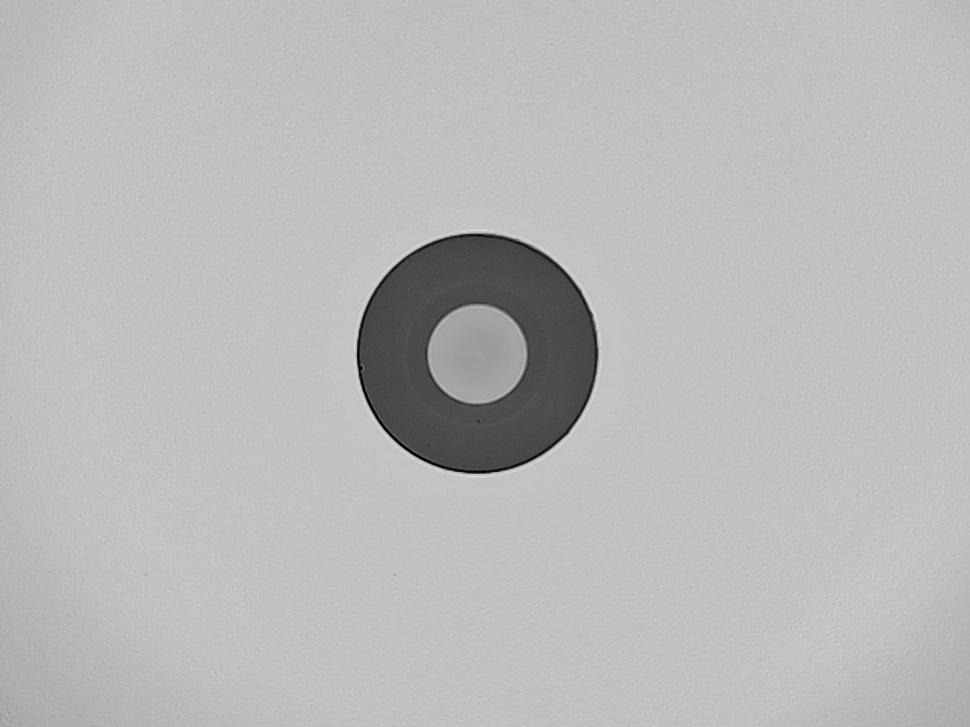
#> input picture samples2/img38.jpg, 970 x 727 px, shrunk from 1152 x 864 before the run, found by its file name
$ python simple_lei_detector.py
#> lines starting #> are read from the running program, lines starting #| are printed output that depends on the picture
import cv2
import numpy as np

# Load image
img_path = r"C:\Users\Saem1001\Documents\GitHub\OpenCV-Practice\samples2\img38.jpg"
image = cv2.imread(img_path, cv2.IMREAD_GRAYSCALE)
#> image is the input picture: shape (727, 970); min 0, max 225, mean 185.2

# Enhance
enhanced = cv2.equalizeHist(image)

# Detect scratches using simple edge detection at multiple angles
angles = [0, 45, 90, 135]
result = np.zeros_like(enhanced)

for angle in angles:
    # Rotate image
    center = (enhanced.shape[1] // 2, enhanced.shape[0] // 2)
    M = cv2.getRotationMatrix2D(center, angle, 1.0)
    rotated = cv2.warpAffine(enhanced, M, (enhanced.shape[1], enhanced.shape[0]))

    # Detect horizontal edges in rotated image
    kernel = np.array([[-1, -1, -1], [2, 2, 2], [-1, -1, -1]])
    edges = cv2.filter2D(rotated, -1, kernel)

    # Rotate back
    M_inv = cv2.getRotationMatrix2D(center, -angle, 1.0)
    edges_back = cv2.warpAffine(edges, M_inv, (enhanced.shape[1], enhanced.shape[0]))

    # Threshold and combine
    _, binary = cv2.threshold(edges_back, 127, 255, cv2.THRESH_BINARY)
    result = cv2.bitwise_or(result, binary)
#> this loop made 4 passes
#> pass 1, `_, binary = cv2.threshold(edges_back, 127, 255, cv2.THRESH_BINARY)`:
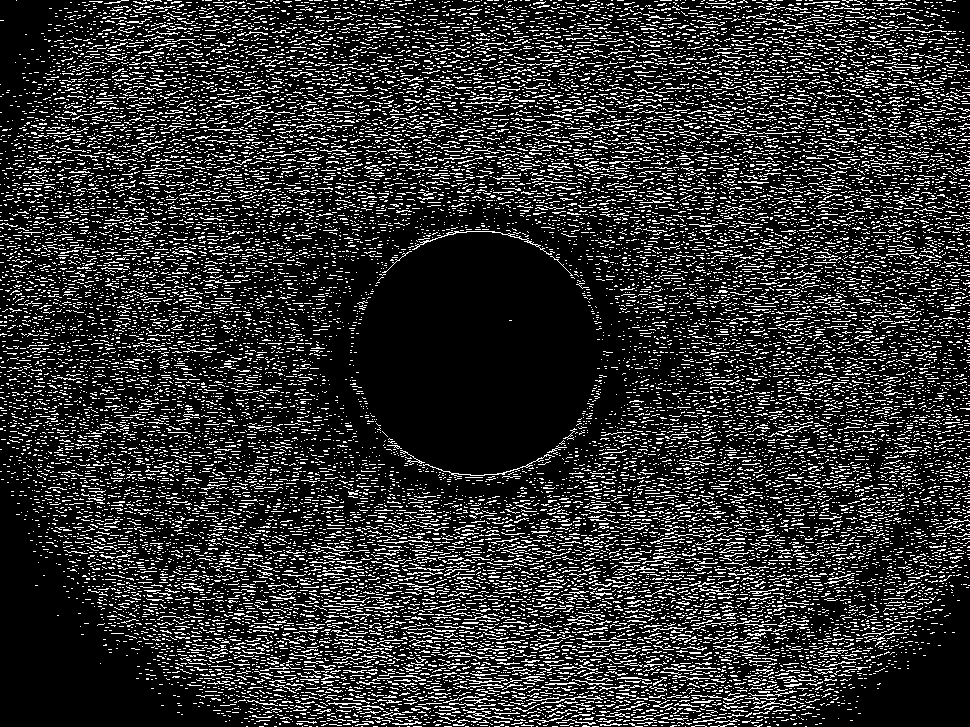
#> binary: shape (727, 970); 18.6% white in thin lines or dots
#> after the loop:
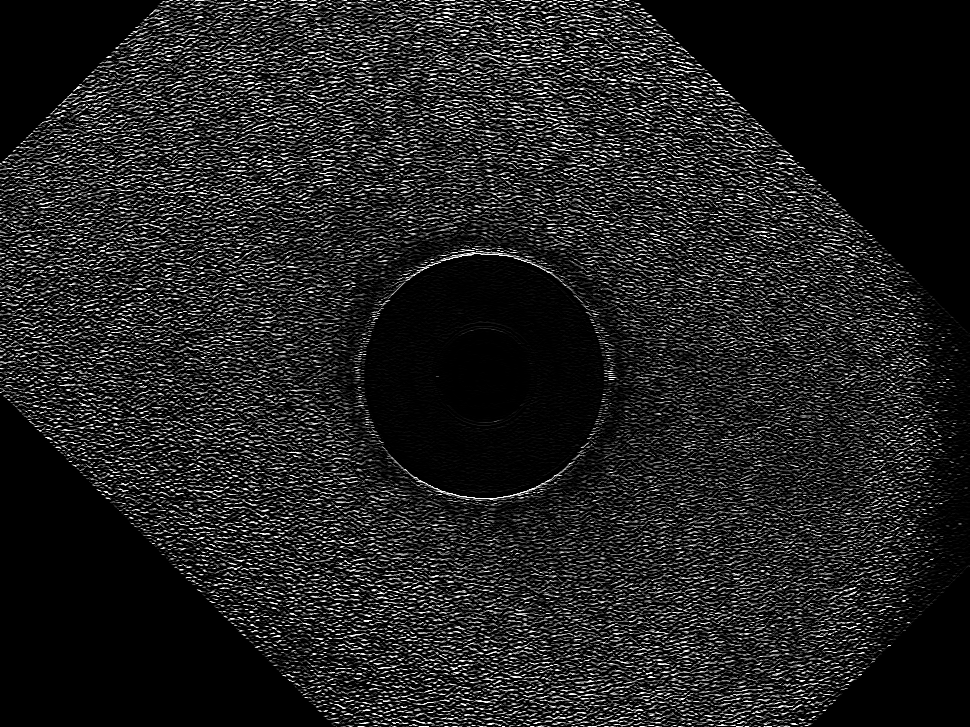
#> edges: shape (727, 970); min 0, max 255, mean 33.4
#> after the loop:
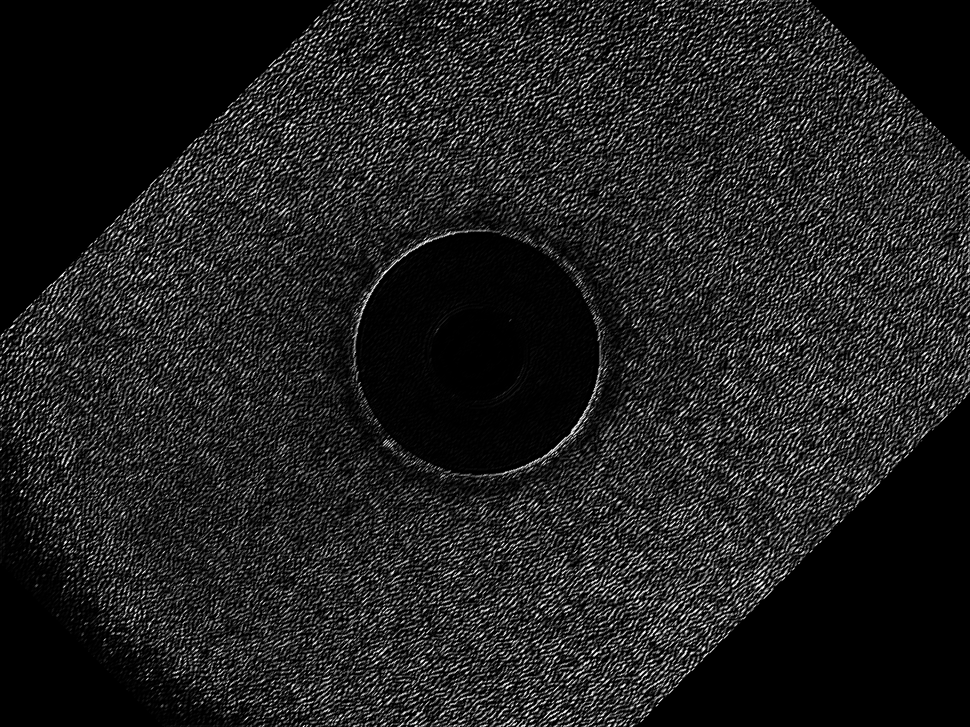
#> edges_back: shape (727, 970); min 0, max 255, mean 33.4
#> after the loop:
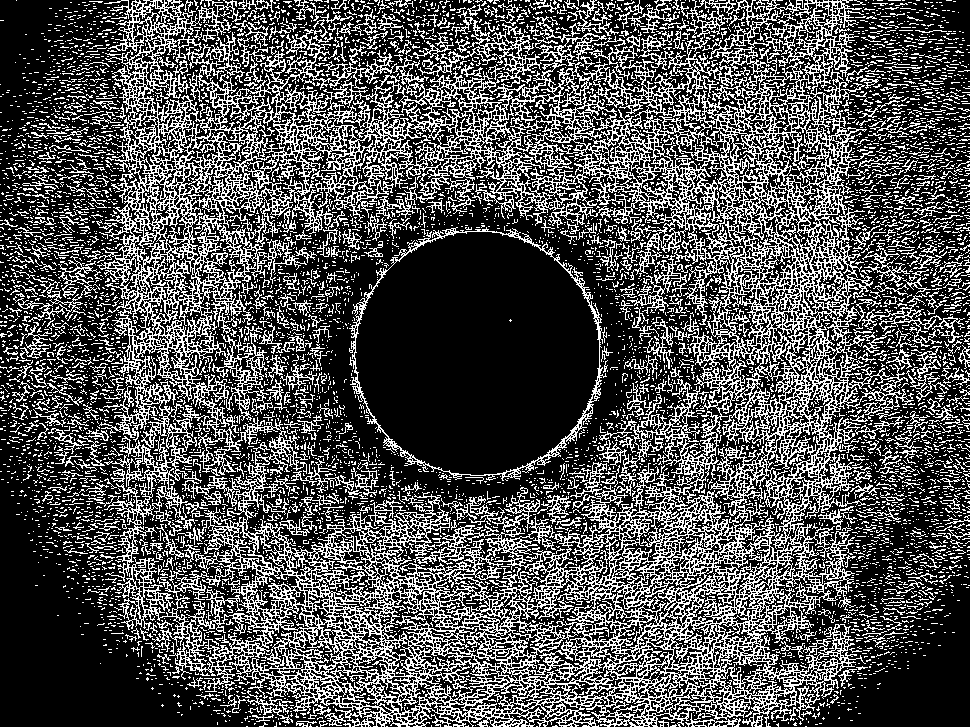
#> result: shape (727, 970); 31.7% white in thin lines or dots
#> after the loop:
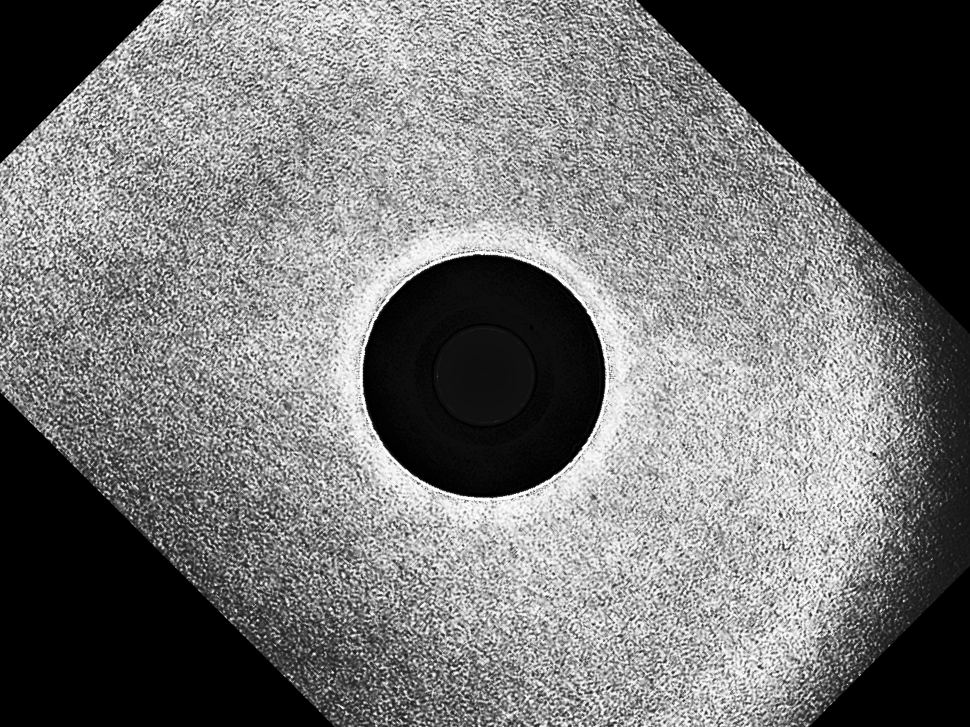
#> rotated: shape (727, 970); min 0, max 255, mean 115.6

# Clean up
kernel = cv2.getStructuringElement(cv2.MORPH_RECT, (3, 1))
result = cv2.morphologyEx(result, cv2.MORPH_CLOSE, kernel)
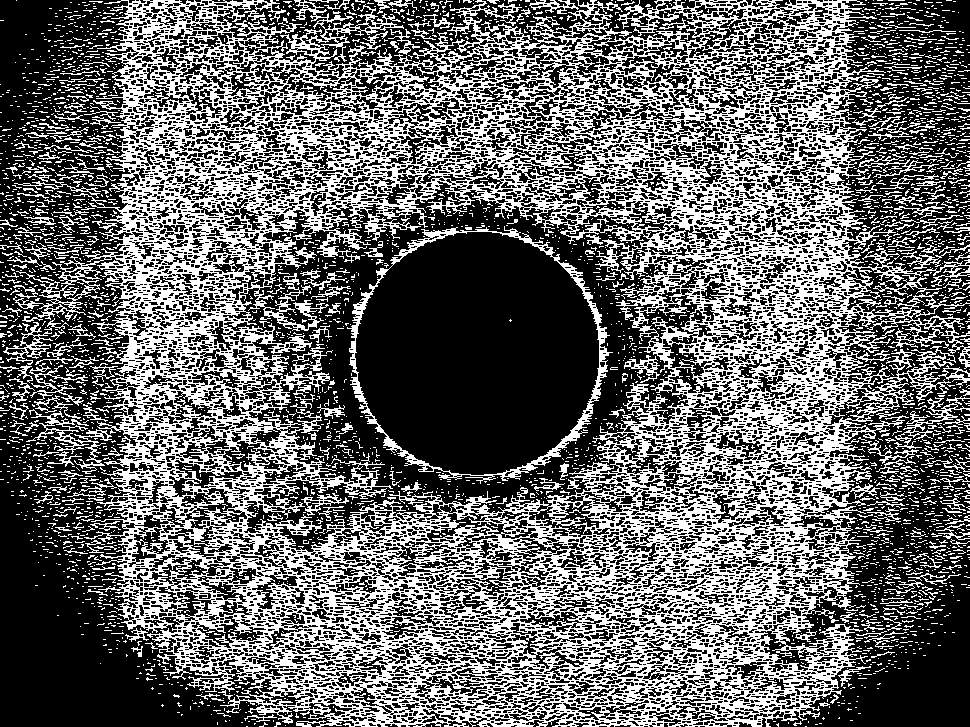
#> result: shape (727, 970); 39.9% white in thin lines or dots

# Save result
cv2.imwrite('lei_detection_result.jpg', result)
print(f"Detected {np.sum(result > 0)} scratch pixels")
#| Detected 281454 scratch pixels

$ run again, with samples2/img35.jpg copied over samples2/img38.jpg
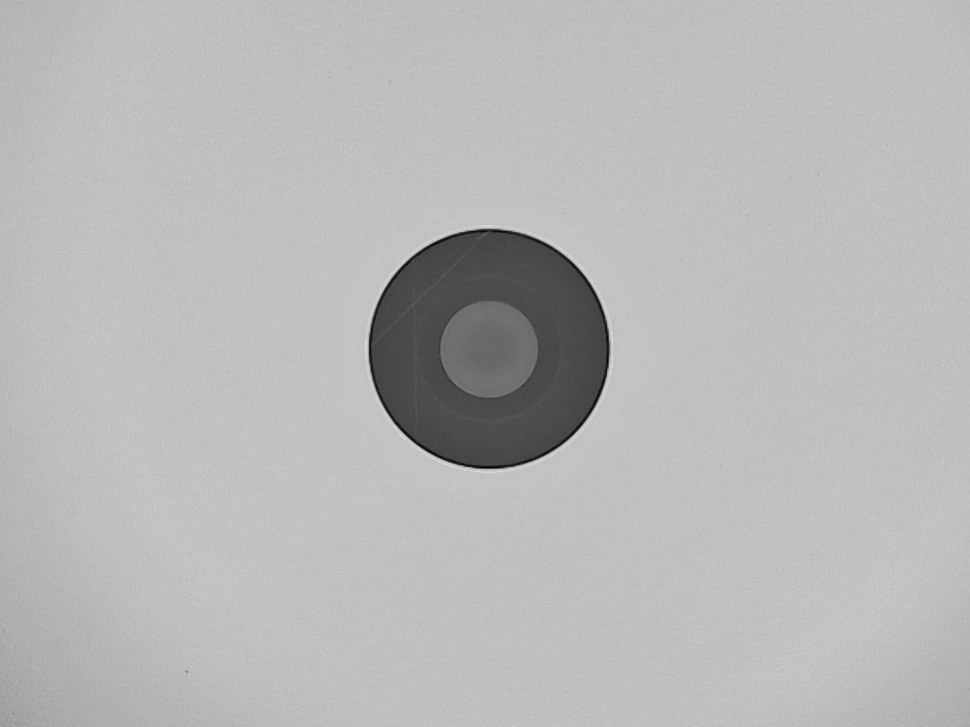
#> input picture samples2/img35.jpg, 970 x 727 px, shrunk from 1152 x 864 before the run, found by its file name
#> image is the input picture: shape (727, 970); min 2, max 223, mean 183.8
#> the loop `for angle in angles:` made 4 passes
#> pass 1, `_, binary = cv2.threshold(edges_back, 127, 255, cv2.THRESH_BINARY)`:
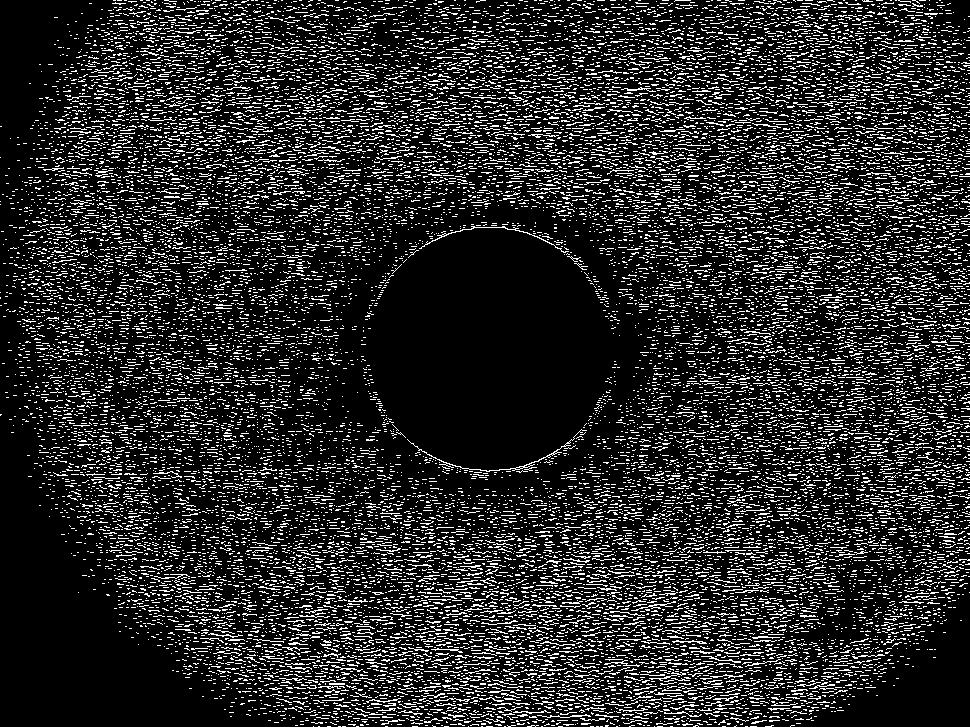
#> binary: shape (727, 970); 16.2% white in thin lines or dots
#> `result = cv2.morphologyEx(result, cv2.MORPH_CLOSE, kernel)`:
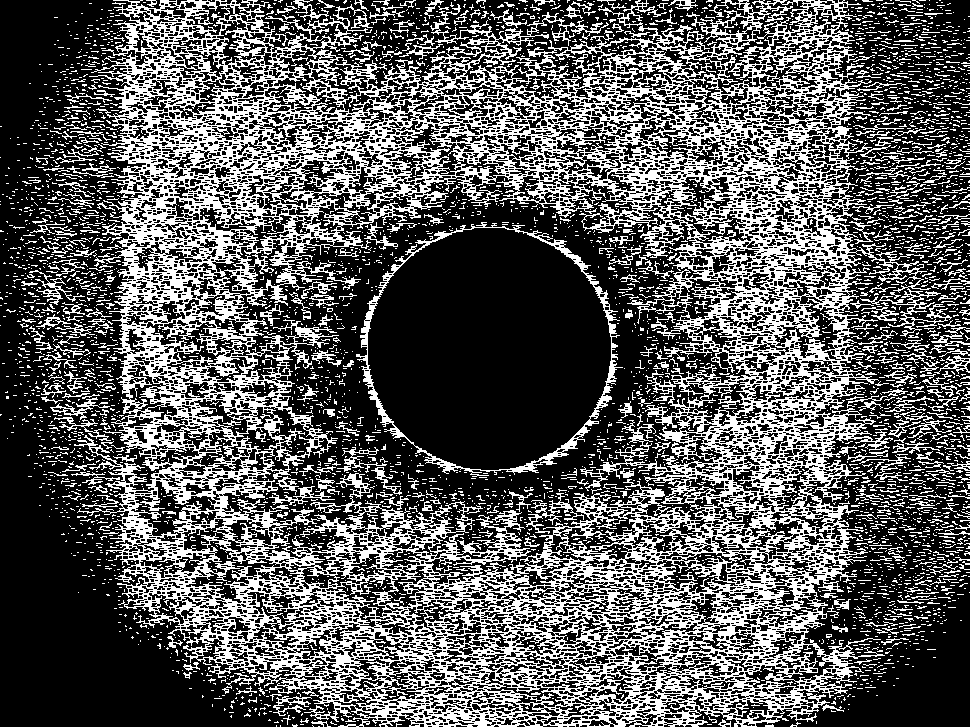
#> result: shape (727, 970); 35.1% white in thin lines or dots
#| Detected 247578 scratch pixels

$ run again, with samples2/ima12.jpg copied over samples2/img38.jpg
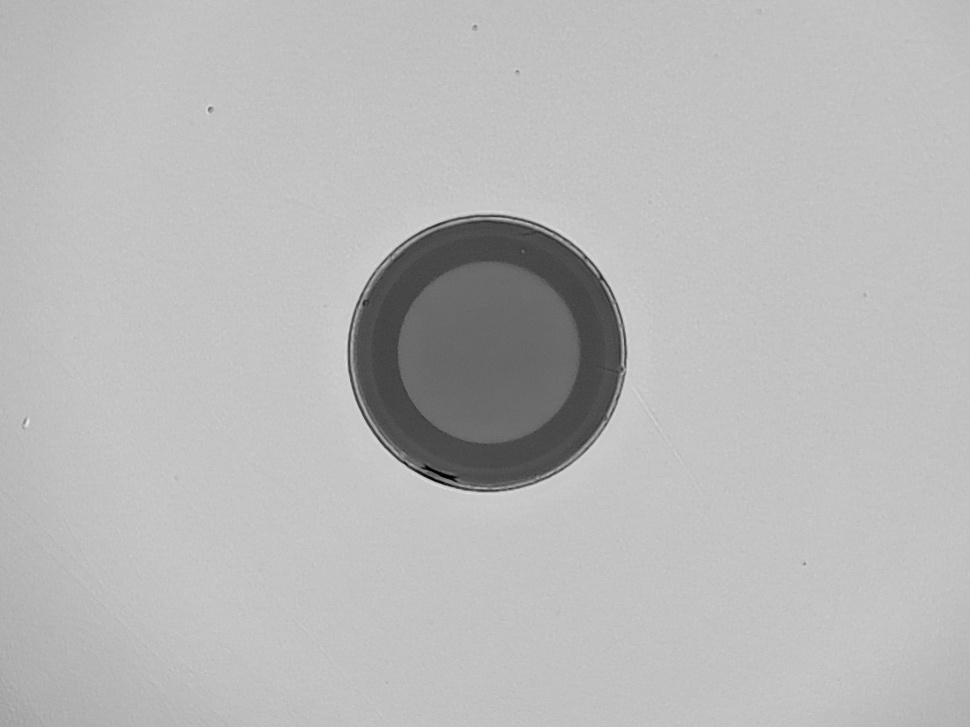
#> input picture samples2/ima12.jpg, 970 x 727 px, shrunk from 1152 x 864 before the run, found by its file name
#> image is the input picture: shape (727, 970); min 0, max 231, mean 184.3
#> the loop `for angle in angles:` made 4 passes
#> pass 1, `_, binary = cv2.threshold(edges_back, 127, 255, cv2.THRESH_BINARY)`:
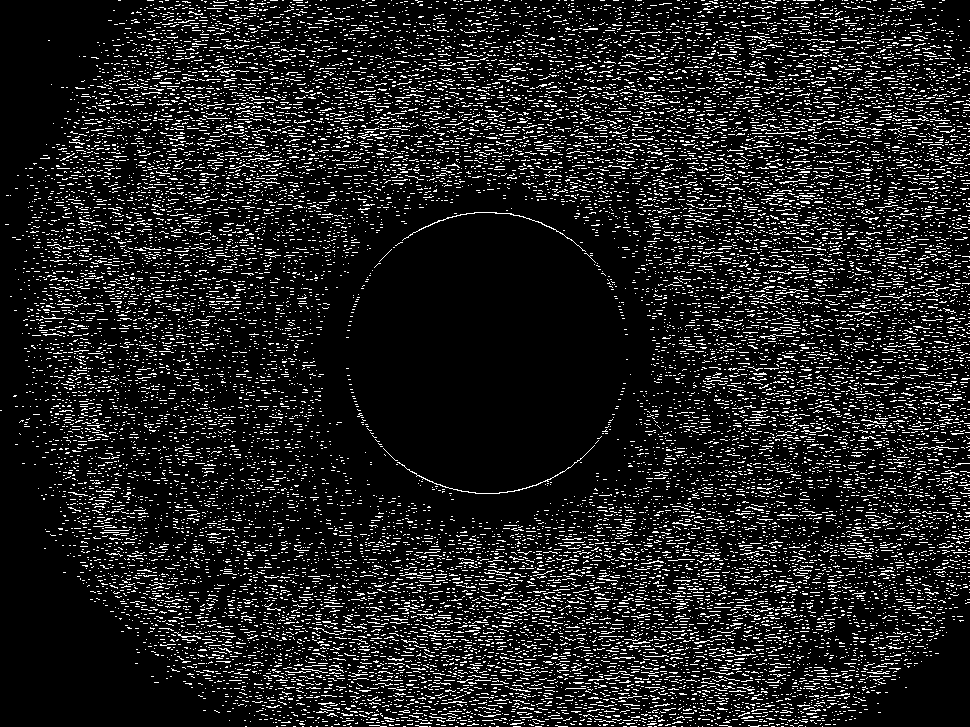
#> binary: shape (727, 970); 12.5% white in thin lines or dots
#> `result = cv2.morphologyEx(result, cv2.MORPH_CLOSE, kernel)`:
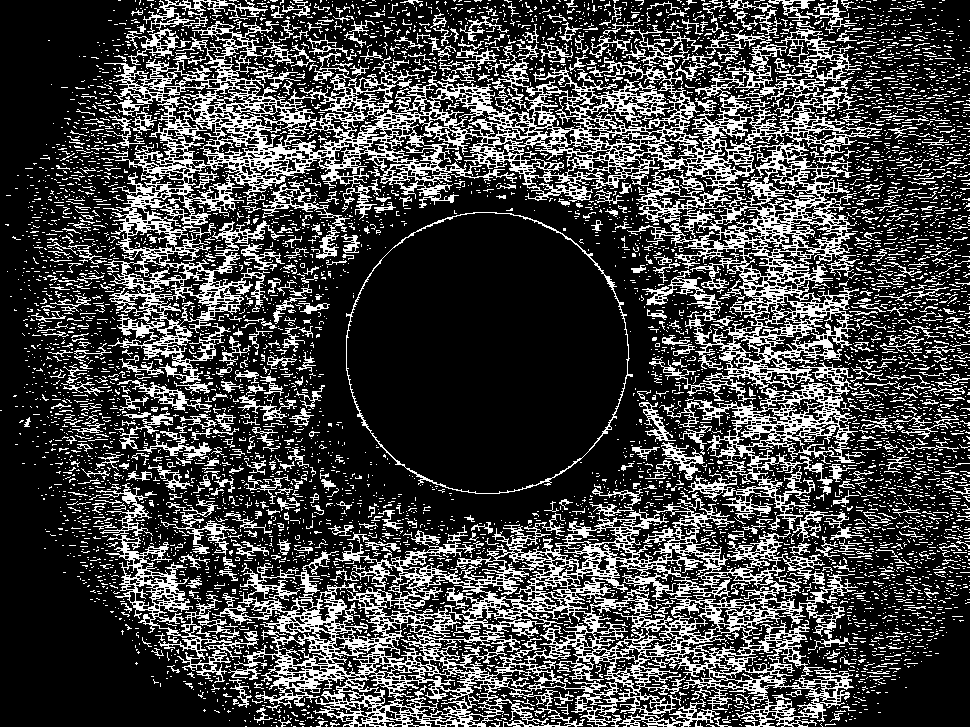
#> result: shape (727, 970); 26.5% white in thin lines or dots
#| Detected 186961 scratch pixels
